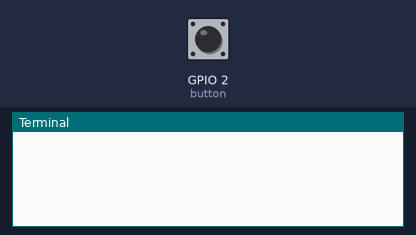
The program below on a simulated Raspberry Pi (BCM pin numbers). Shown: the last lines printed to the terminal. Inputs (shaded band) come from the test bench; at power-on: GPIO 2 (button) HIGH.

Above: at 1.2 s.
1.3 s: GPIO 2 (button) pulled LOW for 0.15 s
At 2.4 s:
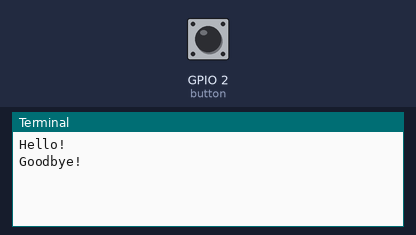
2.9 s: GPIO 2 (button) pulled LOW for 3.2 s
At 4.9 s:
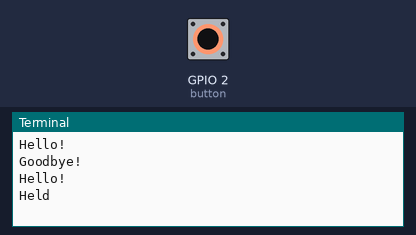

The program:

button.py
```python
from gpiozero import Button
from signal import pause

def say_hello():
    print("Hello!")

def say_goodbye():
    print("Goodbye!")

def say_held():
    print("Held")

button = Button(2)

button.when_pressed = say_hello
button.when_released = say_goodbye
button.when_held = say_held

pause()
```

Measured:
- after the input at 1.3 s, the terminal: prints a new line at once (image 1)
- after the input at 2.9 s, the terminal: prints a new line after 1.0 s (image 2)
